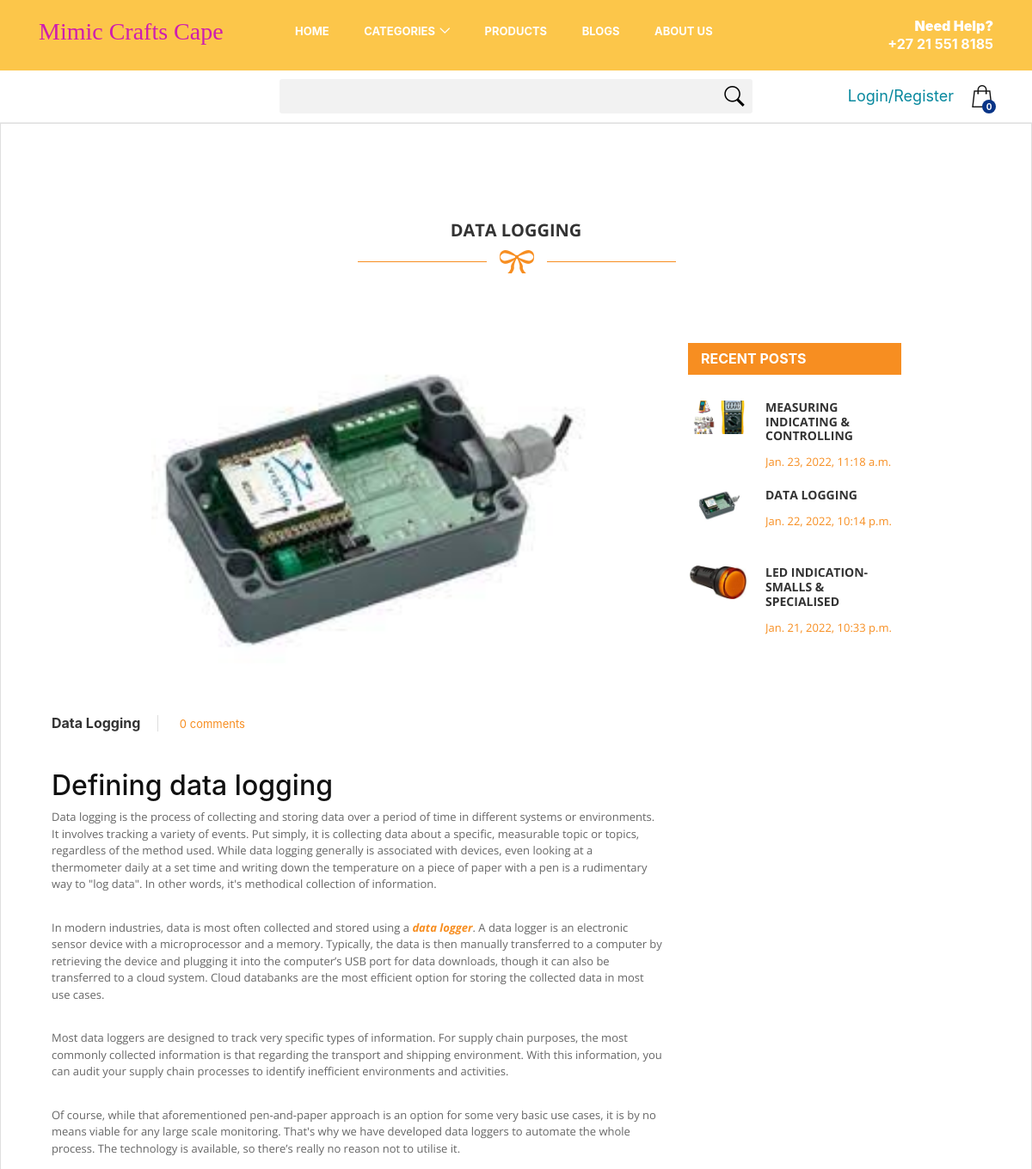
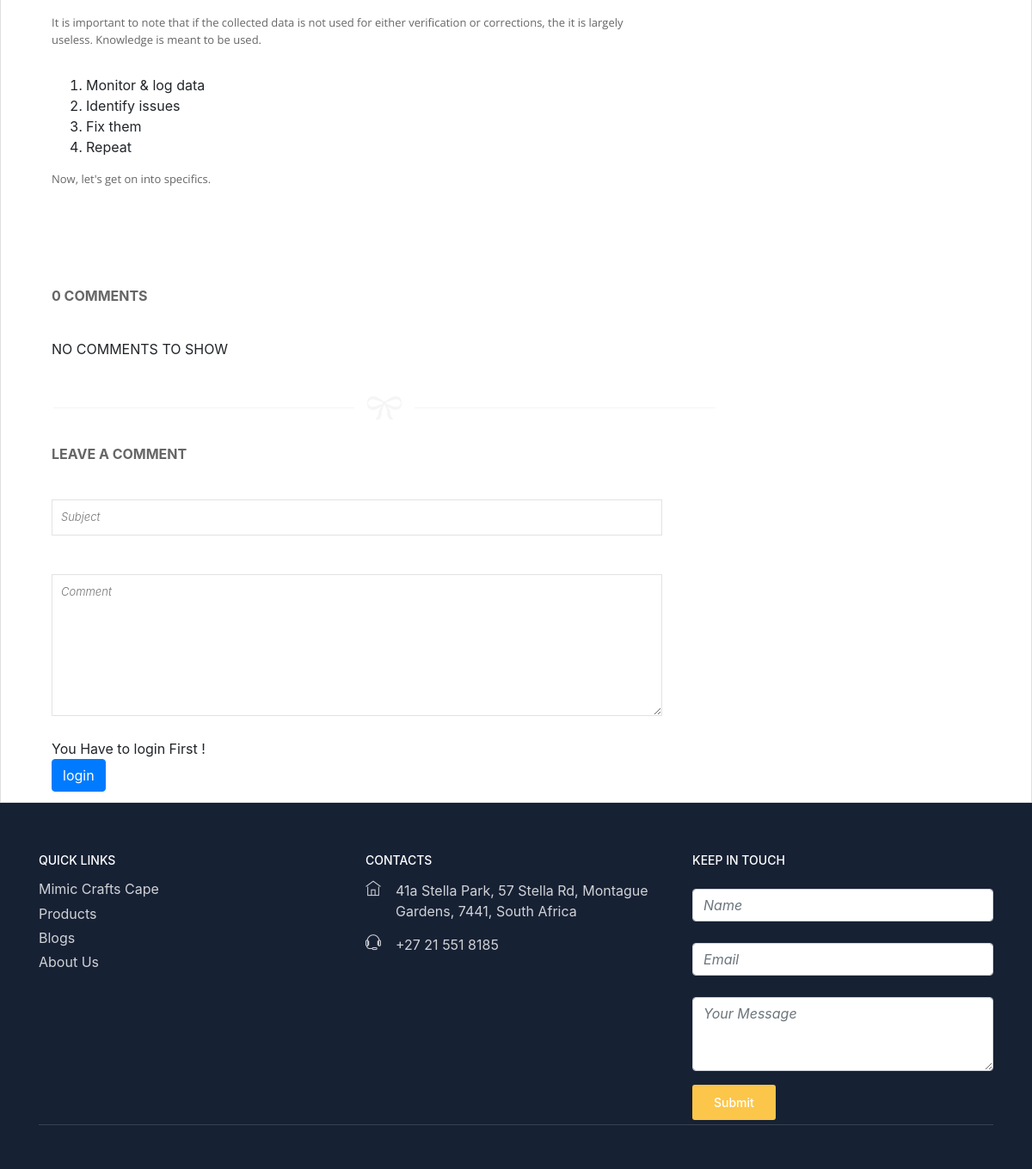
Screenshot of /blog_details/2 with the database file from the repository (2 pictures, top to bottom).
### medicifyapp/models.py (models this page shows)
class blog_post(models.Model):
    title = models.CharField(max_length=255, blank=True, null=True)
    discription = RichTextField(blank=True, null=True)
    Blog_video = models.FileField(blank=True, null=True, upload_to='Blog_video', default=None)
    img = models.ImageField(blank=True, null=True, upload_to='post_img')
    img2 = models.ImageField(blank=True, null=True, upload_to='post_img')
    img3 = models.ImageField(blank=True, null=True, upload_to='post_img')
    img4 = models.ImageField(blank=True, null=True, upload_to='post_img')
    img5 = models.ImageField(blank=True, null=True, upload_to='post_img')
    img6 = models.ImageField(blank=True, null=True, upload_to='post_img')
    time = models.DateTimeField(default=datetime.now(), blank=True)
    def __str__(self):
        return self.title

### medicifyapp/views.py (the view)
# urls.py: path('blog_details/<int:pk>', views.blog_details, name="blog_details"),
def blog_details(request, pk):
    all_latest_pst = blog_post.objects.order_by('-time')[:6]
    gett_pst = blog_post.objects.get(id=pk)
    print(gett_pst)
    all_comments = Blogs_Comments.objects.filter(Blog=gett_pst)
    all_commnt_count = all_comments.count()
    context = {'gett_pst': gett_pst, 'all_latest_pst':all_latest_pst, 'all_commnt_count':all_commnt_count, 'all_comments':all_comments}
    return render(request, 'blog_details.html', context)

### medicifyapp/templates/blog_details.html (shortened to what this page needs)
{% extends 'base.html' %}
{% load static %}
{% block body %}
<link rel="stylesheet" href="https://cdn.jsdelivr.net/npm/bootstrap@4.5.3/dist/css/bootstrap.min.css">
        <link rel="stylesheet" href="{% static '' %}css/font-awesome.css">
        <link rel="stylesheet" href="{% static '' %}css/templatemo_style.css">
        <link rel="stylesheet" href="{% static '' %}css/templatemo_misc.css">
        <link rel="stylesheet" href="{% static '' %}css/flexslider.css">
        <link rel="stylesheet" href="{% static '' %}css/testimonails-slider.css">
            <div id="product-post">
                <div class="container">
                    <div class="row">
                        <div class="col-md-12">
                            <div class="heading-section">
                                <h2>{{gett_pst.title}}</h2>
                                <img src="{% static '' %}images/under-heading.png" alt="" />
                            </div>
                        </div>
                    </div>
                    <div id="single-blog" class="page-section first-section">
                        <div class="container">
                            <div class="row">
                                <div class="product-item col-md-12">
                                    <div class="row">
                                        <div class="col-md-8">
                                        <div id="slideshow">
                                            <div class="slide-wrapper">
                                                <div id="carouselExampleControls" class="carousel slide" data-ride="carousel">
                                                  <div class="carousel-inner">
                                                    <div class="carousel-item active">
                                                      <img src="/media/{{gett_pst.img}}" class="d-block w-100" alt="..." style="max-height:400px; height: auto;">
                                                    </div>
                                                  </div>
                                                  <a class="carousel-control-prev" href="#carouselExampleControls" role="button" data-slide="prev">
                                                    <span class="carousel-control-prev-icon" aria-hidden="true"></span>
                                                  </a>
                                                  <a class="carousel-control-next" href="#carouselExampleControls" role="button" data-slide="next">
                                                    <span class="carousel-control-next-icon" aria-hidden="true"></span>
                                                  </a>
                                                </div>
                                            </div>
                                        </div>
                                                <div class="product-content" style="margin-top:30px;">
                                                    <div class="product-title">
                                                        <h3>{{gett_pst.title}}</h3>
                                                        <span class="subtitle">{{all_commnt_count}} comments</span>
                                                    </div>
                                                    <p>{{gett_pst.discription| safe}}</p>
                                                </div>
                                                <div class="divide-line">
                                                </div>
                                                <div class="comments-title">
                                                    <div class="comment-section">
                                                        <h4>{{all_commnt_count}} comments</h4>
                                                    </div>
                                                </div>
                                                <div class="all-comments">
                                                    {% if all_comments %}
                                                        {% for com in all_comments %}
                                                            <div class="view-comments">
                                                                <div class="comments">
                                                                    <div class="author-thumb">
                                                                        <img src="{% static 'user_tra.png' %}" alt="user" width="50px" height="40px" style="border-radius: 50%;">
                                                                    </div>
                                                                    <div class="comment-body">
                                                                        <h6>
                                                                            {% if com.User.first_name and com.User.last_name %}{{com.User.first_name}}{{com.User.last_name}}{% else %}{{com.User.email}}{% endif %}</h6>
                                                                        <span class="date">{{com.time}}</span>
                                                                        <p><b>{{com.comment_subject}}</b> - {{com.comment_text}}</p>
                                                                    </div>
                                                                </div>
                                                            </div>
                                                        {% endfor %}
                                                    {% else %}
                                                    NO COMMENTS TO SHOW
                                                    {% endif %}
                                                </div>
                                                <div class="divide-line">
                                                <img src="{% static '' %}images/div-line.png" alt="" />
                                                </div>
                                            <div class="leave-comment">
                                                <div class="leave-one">
                                                    <h4>Leave a comment</h4>
                                                </div>
                                            </div>
                                            <div class="leave-form">
                                                <form action="{% url 'submit_comments' %}" method="POST" class="leave-comment">{% csrf_token %}
                                                    <div class="row">
                                                    <div class="subject col-md-12">
                                                        <input type="text" name="subject" id="subject" placeholder="Subject" required/>
                                                    </div>
                                                    </div>
                                                    <div class="row">
                                                        <div class="text col-md-12" style="margin-top:20px;">
                                                            <textarea name="text_comments" placeholder="Comment" required></textarea>
                                                        </div>
                                                    </div>
                                                    <div class="send">
                                                        {% if request.user.is_authenticated %}
                                                        <button type="submit">Submit</button>
                                                        {% else %}
                                                        You Have to login First !<br>
                                                        <a href="{% url 'account' %}" class="btn btn-primary">login</a>
                                                        {% endif %}
                                                    </div>
                                                </form>
                                            </div>
                                        </div>
                                        <div class="col-md-3 col-md-offset-1">
                                            <div class="side-bar">
                                                <div class="recent-post">
                                                    <h4>Recent Posts</h4>
                                                    <div class="posts">
                                                        {% for i in all_latest_pst %}
                                                        <div class="recent-post">
                                                            <div class="recent-post-thumb">
                                                                <img src="/media/{{i.img}}" alt="" style="width:100%">
                                                            </div>
                                                            <div class="recent-post-info">
                                                                <h6><a href="{% url 'blog_details' i.id %}">{{i.title}}</a></h6>
                                                                <span>{{i.time}}</span>
                                                            </div>
                                                        </div>
                                                        {% endfor %}
                                                    </div>
                                                </div>
                                            </div>
                                        </div>
                                    </div>
                                </div>
                            </div>
                        </div>
                    </div>
                </div>
            </div>
{% endblock %}

### static/css/templatemo_style.css (style rules this page uses)
a { text-decoration: none; color: #f78e21; }
p { font-family: 'Open Sans', sans-serif; font-size: 13px; color: #666; }
.heading-section { text-align: center; padding: 100px 0 80px 0; }
.heading-section h2 { font-family: 'Open Sans', sans-serif; font-size: 20px; color: #333; font-weight: 700; text-transform: uppercase; }
*, *:before, *:after { -moz-box-sizing: border-box; -webkit-box-sizing: border-box; box-sizing: border-box; }
.product-title h3 { font-size: 16px; font-weight: 700; color: #333; display: inline-block; margin-right: 20px; border-right: 1px solid #ddd; padding-right: 20px; }
.product-title span { display: inline-block; font-size: 13px; color: #f78e21; }
.product-content a { font-weight: 700; font-size: 13px; }
.product-content p { margin-top: 5px; padding-bottom: 15px; }
.comment-section h4 { margin-top: 30px; font-size: 16px; color: #666; font-weight: 700; text-transform: uppercase; }
.all-comments { margin-top: 40px; margin-bottom: 40px; }
.leave-comment h4 { margin-top: 30px; padding-bottom: 10px; font-size: 16px; color: #666; font-weight: 700; text-transform: uppercase; }
input, textarea { padding: 10px; border: 1px solid #e2e2e2; width: 100%; margin-top: 25px; font-size: 13px; font-style: italic; font-weight: 300; color: #aaa; outline: none; }
textarea { height: 165px; max-height: 180px; max-width: 770px; line-height: 18px; width: 100% }
.send { margin-top: 20px; }
.side-bar h4 { font-size: 16px; font-weight: 700; color: #fff; text-transform: uppercase; background-color: #f78e21; margin-top: 0px; padding: 9px 15px 9px 15px; }
.recent-post { overflow: hidden; margin-bottom: 20px; }
.recent-post-thumb { float: left; margin-right: 20px !important; width: 70px; height: 70px; }
.recent-post-info { overflow: hidden; }
.recent-post-info h6 { font-family: 'Open Sans', sans-serif; font-size: 14px; font-weight: 700; text-transform: uppercase; margin-top: 0; }
.posts { margin-top: 30px; margin-bottom: 30px; }
.recent-post-info a { color: #333; }
.recent-post-info span { font-family: 'Open Sans', sans-serif; font-size: 13px; color: #f78e21; }
@media screen and (min-width: 995px) { body { overflow-x: hidden; } }

### rows the page displays
blog_post: title "DATA LOGGING", img (picture), title "Data Logging", discription "Defining data logging Data logging is the process of collecting and storing data over a period of time in different systems or environments. It involves tracking a variety of events. Put simply, it is collecting data about a specific, measurable topic or topics, regardless of the method used. While data logging generally is associated with devices, even looking at a thermometer daily at a set time and writing down the temperature on a piece of paper with a pen is a rudimentary way to \"log data\". In other words, it's methodical collection of information. In modern industries, data is most often collected and stored using a data logger . A data logger is an electronic sensor device with a…", time "Jan. 22, 2022, 10:14 p.m."
blog_post: img (picture), title "MEASURING INDICATING & CONTROLLING", time "Jan. 23, 2022, 11:18 a.m."
blog_post: img (picture), title "LED INDICATION-SMALLS & SPECIALISED", time "Jan. 21, 2022, 10:33 p.m."

### other values shown
{{ all_commnt_count }} "0"
